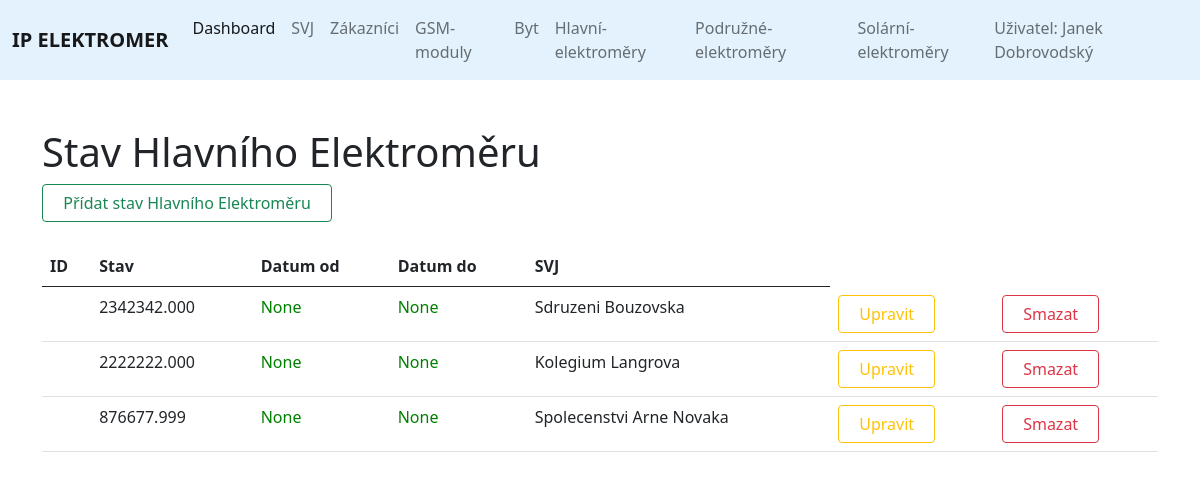
/balance_main, run on an earlier commit of the app's database.
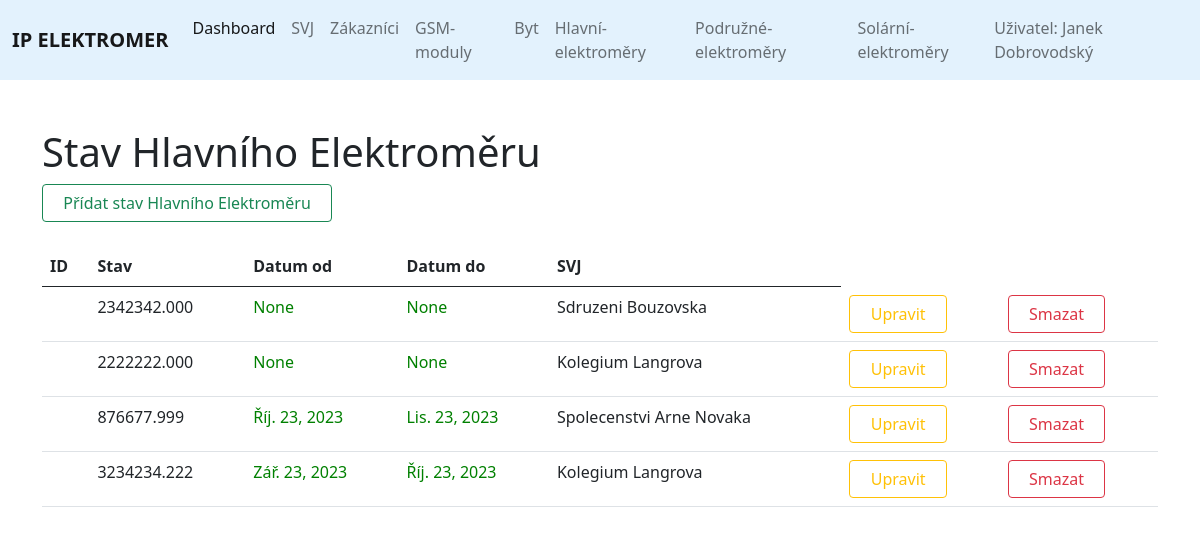
And on a later commit of the database.
### elektromer_app/models.py (models this page shows, shortened)
class Balance_main(models.Model):
	main_electrometer = models.ForeignKey(Main_electrometer, on_delete=models.SET_NULL, null=True)
	balance = models.DecimalField(max_digits=10, decimal_places=3)
	from_date = models.DateField(null=True, blank=True)
	to_date = models.DateField(blank=True, null=True)
	date_created = models.DateTimeField(auto_now_add=True, null=True)
	svj = models.ForeignKey(Svj, on_delete=models.SET_NULL, null=True)
	history = HistoricalRecords()

class Svj(models.Model):
	identification_number = models.CharField(max_length=255, null=False)
	from_date = models.DateField(null=False)
	to_date = models.DateField(blank=True, null=True)
	date_created = models.DateTimeField(auto_now_add=True, null=True)
	name = models.CharField(max_length=255)
	address_street = models.CharField(max_length=255)
	address_orientation_number = models.IntegerField(default=0)
	address_number_subscription= models.IntegerField(default=0)
	address_city = models.CharField(max_length=255)
	address_postal_code = models.IntegerField(default=0)
	account_number = models.CharField(max_length=255)
	energy_supply = models.CharField(max_length=255)
	number_of_flats = models.IntegerField(default=0, null=False)
	history = HistoricalRecords()
	def __str__(self):
		return self.name

### elektromer_app/views.py (the view)
# urls.py: path('balance_main', views.balance_main, name="balance_main"),
def balance_main(request):
	all_main_balance = Balance_main.objects.all()
	return render (request, 'elektromer_app/balance_main.html', {'all_main_balance': all_main_balance, })

### templates/elektromer_app/balance_main.html (shortened to what this page needs)
{% extends 'elektromer_app/base.html' %}
	{% load static %}
	{% block content %}
	<container>
<div class="container" style=" min-width: 90vw;">
<br><br>
<h1>Stav Hlavního Elektroměru</h1>
<a type="button" class="btn btn-outline-success" data-bs-toggle="modal" data-bs-target="#balanceModal"title="Timto tlačítkem můžete přidat solární elektroměr."> &nbsp; Přídat stav Hlavního Elektroměru &nbsp;</a></td>
     {% load crispy_forms_tags %}
	<br><br>
	<center>
		<div class="tabulka">
			<table class="table">
			  <thead>
			    <tr>
			      <th scope="col">ID</th>
			      <th scope="col">Stav</th>
			      <th scope="col">Datum od</th>
			      <th scope="col">Datum do</th>
			      <th scope="col">SVJ</th>
			    </tr>
			  </thead>
			  <tbody>
			    	<tr>
			    		{% for balance_main in all_main_balance %}
				      <td scope="row"><b>{{balance_main.identification_number}}</b></td>
				      <td>{{balance_main.balance}}</td>
				      <td class="aktivni" style="color: green;"> {{balance_main.from_date}}</td>
				      <td class="ukoncene" style="color: green;">{{balance_main.to_date}}</td>
				      <td>{{balance_main.svj}}</td>
				         <td><button type="button" class="btn btn-outline-warning" data-bs-toggle="modal" data-bs-target="#upravitModal" title="Timto tlačítkem můžete změnit informace o stacu Hlavního elektroměru." href=''>&nbsp; Upravit &nbsp;</button></td>
					  	<td><a type="submit" class="btn btn-outline-danger" data-bs-toggle="tooltip" title="Timto tlačítkem nevratně smažete stav Hlavního elektroměru." href='{% url "balance_main_delete" balance_main.id %}'>&nbsp; Smazat &nbsp;</a></td>
			    	</tr>
				  		{% endfor %}
						     	{% load crispy_forms_tags %}
			  </tbody>
			</table>
    	</div>
	</center>
	</div>
	{% endblock %}

What changed in the data, as far as the page shows it:
changed Balance_main "Spolecenstvi Arne Novaka": from_date "None" → "Říj. 23, 2023"; to_date "None" → "Lis. 23, 2023"
added Balance_main: balance "3234234.222", from_date "Zář. 23, 2023", to_date "Říj. 23, 2023", svj "Kolegium Langrova"
